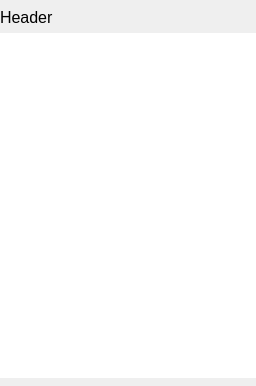
<?xml version="1.0" encoding="UTF-8"?>
<ui version="4.0">
 <class>listBackground</class>
 <widget class="QWidget" name="listBackground">
  <property name="geometry">
   <rect>
    <x>0</x>
    <y>0</y>
    <width>256</width>
    <height>386</height>
   </rect>
  </property>
  <property name="sizePolicy">
   <sizepolicy hsizetype="Maximum" vsizetype="Expanding">
    <horstretch>0</horstretch>
    <verstretch>0</verstretch>
   </sizepolicy>
  </property>
  <property name="minimumSize">
   <size>
    <width>256</width>
    <height>0</height>
   </size>
  </property>
  <property name="maximumSize">
   <size>
    <width>16777215</width>
    <height>16777215</height>
   </size>
  </property>
  <property name="windowTitle">
   <string>Form</string>
  </property>
  <layout class="QVBoxLayout" name="verticalLayout">
   <property name="leftMargin">
    <number>0</number>
   </property>
   <property name="topMargin">
    <number>8</number>
   </property>
   <property name="rightMargin">
    <number>0</number>
   </property>
   <property name="bottomMargin">
    <number>8</number>
   </property>
   <item>
    <widget class="QLabel" name="listHeader">
     <property name="sizePolicy">
      <sizepolicy hsizetype="Preferred" vsizetype="Maximum">
       <horstretch>0</horstretch>
       <verstretch>0</verstretch>
      </sizepolicy>
     </property>
     <property name="minimumSize">
      <size>
       <width>256</width>
       <height>0</height>
      </size>
     </property>
     <property name="maximumSize">
      <size>
       <width>256</width>
       <height>16777215</height>
      </size>
     </property>
     <property name="font">
      <font>
       <pointsize>12</pointsize>
      </font>
     </property>
     <property name="text">
      <string>Header</string>
     </property>
    </widget>
   </item>
   <item>
    <widget class="QListWidget" name="listList">
     <property name="enabled">
      <bool>true</bool>
     </property>
     <property name="sizePolicy">
      <sizepolicy hsizetype="Maximum" vsizetype="Expanding">
       <horstretch>0</horstretch>
       <verstretch>0</verstretch>
      </sizepolicy>
     </property>
     <property name="minimumSize">
      <size>
       <width>256</width>
       <height>0</height>
      </size>
     </property>
     <property name="maximumSize">
      <size>
       <width>256</width>
       <height>16777215</height>
      </size>
     </property>
     <property name="baseSize">
      <size>
       <width>64</width>
       <height>0</height>
      </size>
     </property>
     <property name="frameShape">
      <enum>QFrame::NoFrame</enum>
     </property>
     <property name="frameShadow">
      <enum>QFrame::Plain</enum>
     </property>
     <property name="lineWidth">
      <number>0</number>
     </property>
    </widget>
   </item>
  </layout>
 </widget>
 <resources/>
 <connections/>
</ui>
